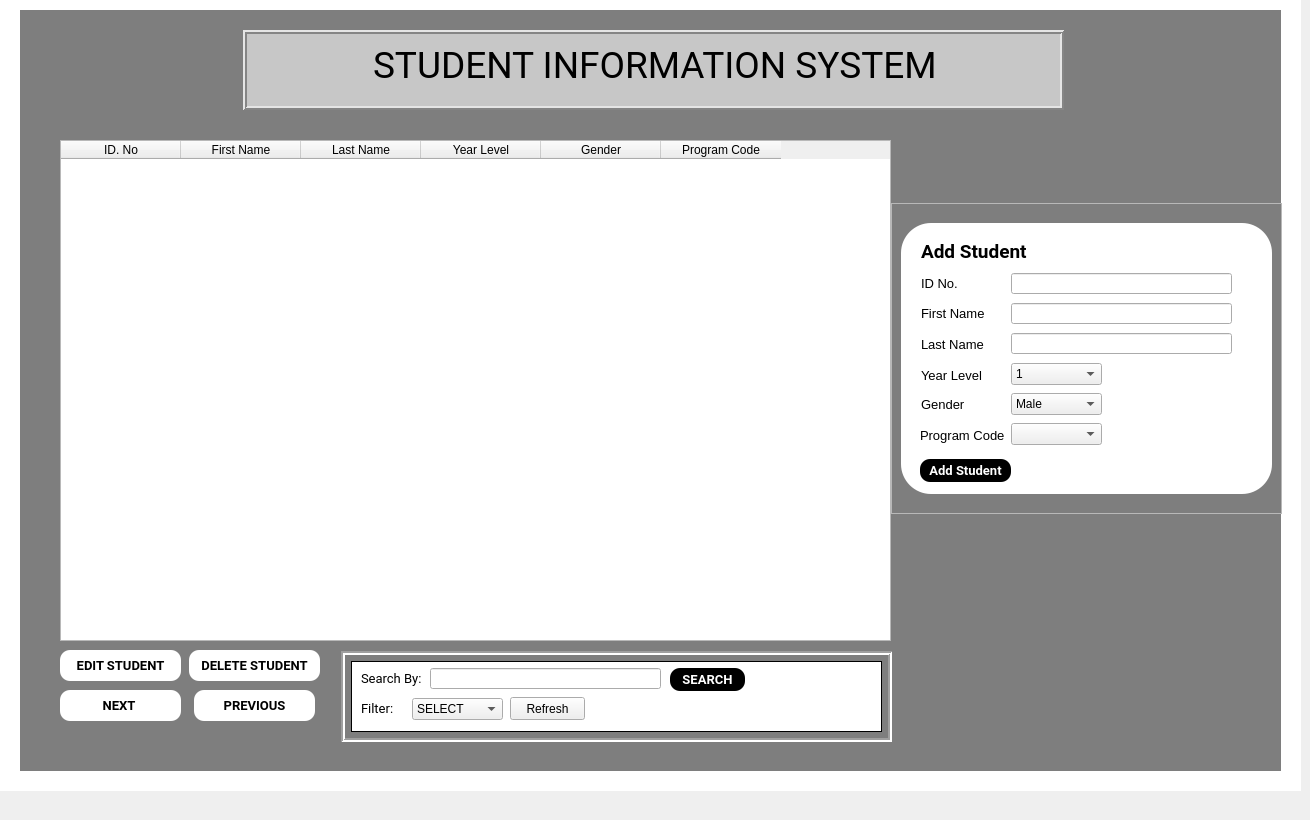
    <widget class="QWidget" name="STUDENT">
     <property name="sizePolicy">
      <sizepolicy hsizetype="Fixed" vsizetype="Expanding">
       <horstretch>0</horstretch>
       <verstretch>0</verstretch>
      </sizepolicy>
     </property>
     <attribute name="title">
      <string>STUDENT</string>
     </attribute>
     <widget class="QLabel" name="Bground">
      <property name="geometry">
       <rect>
        <x>0</x>
        <y>-20</y>
        <width>1301</width>
        <height>811</height>
       </rect>
      </property>
      <property name="sizePolicy">
       <sizepolicy hsizetype="Preferred" vsizetype="Preferred">
        <horstretch>0</horstretch>
        <verstretch>0</verstretch>
       </sizepolicy>
      </property>
      <property name="layoutDirection">
       <enum>Qt::LeftToRight</enum>
      </property>
      <property name="styleSheet">
       <string notr="true">background-color: rgb(255, 255, 255);</string>
      </property>
      <property name="text">
       <string/>
      </property>
     </widget>
     <widget class="QLabel" name="bgroujd2">
      <property name="geometry">
       <rect>
        <x>20</x>
        <y>10</y>
        <width>1261</width>
        <height>761</height>
       </rect>
      </property>
      <property name="sizePolicy">
       <sizepolicy hsizetype="Preferred" vsizetype="Preferred">
        <horstretch>0</horstretch>
        <verstretch>0</verstretch>
       </sizepolicy>
      </property>
      <property name="layoutDirection">
       <enum>Qt::LeftToRight</enum>
      </property>
      <property name="styleSheet">
       <string notr="true">
background-color:rgb(126, 126, 126)</string>
      </property>
      <property name="text">
       <string/>
      </property>
     </widget>
     <widget class="QFrame" name="TITLEFRAME">
      <property name="geometry">
       <rect>
        <x>243</x>
        <y>30</y>
        <width>821</width>
        <height>80</height>
       </rect>
      </property>
      <property name="sizePolicy">
       <sizepolicy hsizetype="Preferred" vsizetype="Preferred">
        <horstretch>0</horstretch>
        <verstretch>0</verstretch>
       </sizepolicy>
      </property>
      <property name="layoutDirection">
       <enum>Qt::LeftToRight</enum>
      </property>
      <property name="styleSheet">
       <string notr="true">background-color: rgb(199, 199, 199)</string>
      </property>
      <property name="frameShape">
       <enum>QFrame::Box</enum>
      </property>
      <property name="frameShadow">
       <enum>QFrame::Raised</enum>
      </property>
      <property name="lineWidth">
       <number>2</number>
      </property>
      <widget class="QLabel" name="TITLE">
       <property name="geometry">
        <rect>
         <x>130</x>
         <y>10</y>
         <width>581</width>
         <height>51</height>
        </rect>
       </property>
       <property name="sizePolicy">
        <sizepolicy hsizetype="Preferred" vsizetype="Preferred">
         <horstretch>0</horstretch>
         <verstretch>0</verstretch>
        </sizepolicy>
       </property>
       <property name="font">
        <font>
         <family>Roboto</family>
         <pointsize>28</pointsize>
        </font>
       </property>
       <property name="layoutDirection">
        <enum>Qt::LeftToRight</enum>
       </property>
       <property name="styleSheet">
        <string notr="true">color:rgb(0, 0, 0)</string>
       </property>
       <property name="text">
        <string>STUDENT INFORMATION SYSTEM</string>
       </property>
      </widget>
     </widget>
     <widget class="QTableWidget" name="StudentTable">
      <property name="geometry">
       <rect>
        <x>60</x>
        <y>140</y>
        <width>831</width>
        <height>501</height>
       </rect>
      </property>
      <property name="sizePolicy">
       <sizepolicy hsizetype="Preferred" vsizetype="Preferred">
        <horstretch>0</horstretch>
        <verstretch>0</verstretch>
       </sizepolicy>
      </property>
      <property name="layoutDirection">
       <enum>Qt::LeftToRight</enum>
      </property>
      <property name="styleSheet">
       <string notr="true"/>
      </property>
      <property name="sortingEnabled">
       <bool>true</bool>
      </property>
      <attribute name="horizontalHeaderDefaultSectionSize">
       <number>120</number>
      </attribute>
      <column>
       <property name="text">
        <string>ID. No</string>
       </property>
      </column>
      <column>
       <property name="text">
        <string>First Name</string>
       </property>
      </column>
      <column>
       <property name="text">
        <string>Last Name</string>
       </property>
      </column>
      <column>
       <property name="text">
        <string>Year Level</string>
       </property>
      </column>
      <column>
       <property name="text">
        <string>Gender</string>
       </property>
      </column>
      <column>
       <property name="text">
        <string>Program Code</string>
       </property>
      </column>
     </widget>
     <widget class="QPushButton" name="EditSt">
      <property name="geometry">
       <rect>
        <x>60</x>
        <y>650</y>
        <width>121</width>
        <height>31</height>
       </rect>
      </property>
      <property name="sizePolicy">
       <sizepolicy hsizetype="Preferred" vsizetype="Preferred">
        <horstretch>0</horstretch>
        <verstretch>0</verstretch>
       </sizepolicy>
      </property>
      <property name="font">
       <font>
        <family>Roboto</family>
        <pointsize>10</pointsize>
        <weight>75</weight>
        <bold>true</bold>
       </font>
      </property>
      <property name="layoutDirection">
       <enum>Qt::LeftToRight</enum>
      </property>
      <property name="styleSheet">
       <string notr="true">background-color:rgb(255, 255, 255);
color: rgb(0, 0, 0);
font-weight: bold;
border-radius: 10px;</string>
      </property>
      <property name="text">
       <string>EDIT STUDENT</string>
      </property>
      <property name="checkable">
       <bool>false</bool>
      </property>
     </widget>
     <widget class="QPushButton" name="DeleteSt">
      <property name="geometry">
       <rect>
        <x>189</x>
        <y>650</y>
        <width>131</width>
        <height>31</height>
       </rect>
      </property>
      <property name="sizePolicy">
       <sizepolicy hsizetype="Preferred" vsizetype="Preferred">
        <horstretch>0</horstretch>
        <verstretch>0</verstretch>
       </sizepolicy>
      </property>
      <property name="font">
       <font>
        <family>Roboto</family>
        <pointsize>10</pointsize>
        <weight>75</weight>
        <bold>true</bold>
       </font>
      </property>
      <property name="layoutDirection">
       <enum>Qt::LeftToRight</enum>
      </property>
      <property name="styleSheet">
       <string notr="true">background-color:rgb(255, 255, 255);
color: rgb(0, 0, 0);
font-weight: bold;
border-radius: 10px;</string>
      </property>
      <property name="text">
       <string>DELETE STUDENT</string>
      </property>
      <property name="checkable">
       <bool>false</bool>
      </property>
     </widget>
     <widget class="QFrame" name="SearchandSort">
      <property name="geometry">
       <rect>
        <x>341</x>
        <y>651</y>
        <width>551</width>
        <height>91</height>
       </rect>
      </property>
      <property name="sizePolicy">
       <sizepolicy hsizetype="Preferred" vsizetype="Preferred">
        <horstretch>0</horstretch>
        <verstretch>0</verstretch>
       </sizepolicy>
      </property>
      <property name="layoutDirection">
       <enum>Qt::LeftToRight</enum>
      </property>
      <property name="frameShape">
       <enum>QFrame::Box</enum>
      </property>
      <property name="frameShadow">
       <enum>QFrame::Sunken</enum>
      </property>
      <property name="lineWidth">
       <number>2</number>
      </property>
      <widget class="QLabel" name="label_5">
       <property name="geometry">
        <rect>
         <x>10</x>
         <y>10</y>
         <width>531</width>
         <height>71</height>
        </rect>
       </property>
       <property name="sizePolicy">
        <sizepolicy hsizetype="Preferred" vsizetype="Preferred">
         <horstretch>0</horstretch>
         <verstretch>0</verstretch>
        </sizepolicy>
       </property>
       <property name="layoutDirection">
        <enum>Qt::LeftToRight</enum>
       </property>
       <property name="styleSheet">
        <string notr="true">background-color: rgb(255, 255, 255);</string>
       </property>
       <property name="frameShape">
        <enum>QFrame::Box</enum>
       </property>
       <property name="text">
        <string/>
       </property>
      </widget>
      <widget class="QLabel" name="Searchby">
       <property name="geometry">
        <rect>
         <x>20</x>
         <y>17</y>
         <width>61</width>
         <height>21</height>
        </rect>
       </property>
       <property name="sizePolicy">
        <sizepolicy hsizetype="Preferred" vsizetype="Preferred">
         <horstretch>0</horstretch>
         <verstretch>0</verstretch>
        </sizepolicy>
       </property>
       <property name="font">
        <font>
         <family>Roboto</family>
         <pointsize>10</pointsize>
        </font>
       </property>
       <property name="layoutDirection">
        <enum>Qt::LeftToRight</enum>
       </property>
       <property name="text">
        <string>Search By:</string>
       </property>
      </widget>
      <widget class="QComboBox" name="Sortbybox">
       <property name="geometry">
        <rect>
         <x>71</x>
         <y>47</y>
         <width>91</width>
         <height>22</height>
        </rect>
       </property>
       <property name="sizePolicy">
        <sizepolicy hsizetype="Preferred" vsizetype="Preferred">
         <horstretch>0</horstretch>
         <verstretch>0</verstretch>
        </sizepolicy>
       </property>
       <property name="layoutDirection">
        <enum>Qt::LeftToRight</enum>
       </property>
       <property name="editable">
        <bool>false</bool>
       </property>
       <item>
        <property name="text">
         <string>SELECT</string>
        </property>
       </item>
       <item>
        <property name="text">
         <string>ID#</string>
        </property>
       </item>
       <item>
        <property name="text">
         <string>FIRST NAME</string>
        </property>
       </item>
       <item>
        <property name="text">
         <string>LAST NAME</string>
        </property>
       </item>
       <item>
        <property name="text">
         <string>YEAR LEVEL</string>
        </property>
       </item>
       <item>
        <property name="text">
         <string>GENDER</string>
        </property>
       </item>
       <item>
        <property name="text">
         <string>PROGRAM CODE</string>
        </property>
       </item>
      </widget>
      <widget class="QLineEdit" name="Searchbybox">
       <property name="geometry">
        <rect>
         <x>89</x>
         <y>17</y>
         <width>231</width>
         <height>21</height>
        </rect>
       </property>
       <property name="sizePolicy">
        <sizepolicy hsizetype="Preferred" vsizetype="Preferred">
         <horstretch>0</horstretch>
         <verstretch>0</verstretch>
        </sizepolicy>
       </property>
       <property name="layoutDirection">
        <enum>Qt::LeftToRight</enum>
       </property>
       <property name="placeholderText">
        <string/>
       </property>
      </widget>
      <widget class="QLabel" name="Sortby">
       <property name="geometry">
        <rect>
         <x>20</x>
         <y>47</y>
         <width>51</width>
         <height>21</height>
        </rect>
       </property>
       <property name="sizePolicy">
        <sizepolicy hsizetype="Preferred" vsizetype="Preferred">
         <horstretch>0</horstretch>
         <verstretch>0</verstretch>
        </sizepolicy>
       </property>
       <property name="font">
        <font>
         <family>Roboto</family>
         <pointsize>10</pointsize>
        </font>
       </property>
       <property name="layoutDirection">
        <enum>Qt::LeftToRight</enum>
       </property>
       <property name="text">
        <string>Filter:</string>
       </property>
      </widget>
      <widget class="QPushButton" name="SEARCHbutton">
       <property name="geometry">
        <rect>
         <x>329</x>
         <y>17</y>
         <width>75</width>
         <height>23</height>
        </rect>
       </property>
       <property name="sizePolicy">
        <sizepolicy hsizetype="Preferred" vsizetype="Preferred">
         <horstretch>0</horstretch>
         <verstretch>0</verstretch>
        </sizepolicy>
       </property>
       <property name="font">
        <font>
         <family>Roboto</family>
         <pointsize>10</pointsize>
         <weight>75</weight>
         <bold>true</bold>
        </font>
       </property>
       <property name="layoutDirection">
        <enum>Qt::LeftToRight</enum>
       </property>
       <property name="styleSheet">
        <string notr="true">background-color:rgb(0, 0, 0);
color: rgb(255, 255, 255);
font-weight: bold;
border-radius: 10px;</string>
       </property>
       <property name="text">
        <string>SEARCH</string>
       </property>
      </widget>
      <widget class="QPushButton" name="SREFRESH">
       <property name="geometry">
        <rect>
         <x>169</x>
         <y>46</y>
         <width>75</width>
         <height>23</height>
        </rect>
       </property>
       <property name="text">
        <string>Refresh</string>
       </property>
      </widget>
     </widget>
     <widget class="QFrame" name="AddStudent">
      <property name="geometry">
       <rect>
        <x>891</x>
        <y>203</y>
        <width>391</width>
        <height>311</height>
       </rect>
      </property>
      <property name="sizePolicy">
       <sizepolicy hsizetype="Preferred" vsizetype="Preferred">
        <horstretch>0</horstretch>
        <verstretch>0</verstretch>
       </sizepolicy>
      </property>
      <property name="layoutDirection">
       <enum>Qt::LeftToRight</enum>
      </property>
      <property name="frameShape">
       <enum>QFrame::StyledPanel</enum>
      </property>
      <property name="frameShadow">
       <enum>QFrame::Raised</enum>
      </property>
      <widget class="QLabel" name="BOXADD_2">
       <property name="geometry">
        <rect>
         <x>10</x>
         <y>20</y>
         <width>371</width>
         <height>271</height>
        </rect>
       </property>
       <property name="sizePolicy">
        <sizepolicy hsizetype="Preferred" vsizetype="Preferred">
         <horstretch>0</horstretch>
         <verstretch>0</verstretch>
        </sizepolicy>
       </property>
       <property name="layoutDirection">
        <enum>Qt::LeftToRight</enum>
       </property>
       <property name="styleSheet">
        <string notr="true">background-color: rgb(255, 255, 255);
border-radius: 30px;
</string>
       </property>
       <property name="text">
        <string/>
       </property>
      </widget>
      <widget class="QLabel" name="ADDSTUDENT_3">
       <property name="geometry">
        <rect>
         <x>30</x>
         <y>40</y>
         <width>121</width>
         <height>16</height>
        </rect>
       </property>
       <property name="sizePolicy">
        <sizepolicy hsizetype="Preferred" vsizetype="Preferred">
         <horstretch>0</horstretch>
         <verstretch>0</verstretch>
        </sizepolicy>
       </property>
       <property name="font">
        <font>
         <family>Roboto</family>
         <pointsize>14</pointsize>
         <weight>75</weight>
         <bold>true</bold>
        </font>
       </property>
       <property name="layoutDirection">
        <enum>Qt::LeftToRight</enum>
       </property>
       <property name="styleSheet">
        <string notr="true">font-weight: bold;
</string>
       </property>
       <property name="text">
        <string>Add Student</string>
       </property>
      </widget>
      <widget class="QLabel" name="IDno">
       <property name="geometry">
        <rect>
         <x>30</x>
         <y>74</y>
         <width>47</width>
         <height>13</height>
        </rect>
       </property>
       <property name="sizePolicy">
        <sizepolicy hsizetype="Preferred" vsizetype="Preferred">
         <horstretch>0</horstretch>
         <verstretch>0</verstretch>
        </sizepolicy>
       </property>
       <property name="font">
        <font>
         <pointsize>10</pointsize>
        </font>
       </property>
       <property name="layoutDirection">
        <enum>Qt::LeftToRight</enum>
       </property>
       <property name="text">
        <string>ID No.</string>
       </property>
      </widget>
      <widget class="QLabel" name="FirstN">
       <property name="geometry">
        <rect>
         <x>30</x>
         <y>102</y>
         <width>71</width>
         <height>16</height>
        </rect>
       </property>
       <property name="sizePolicy">
        <sizepolicy hsizetype="Preferred" vsizetype="Preferred">
         <horstretch>0</horstretch>
         <verstretch>0</verstretch>
        </sizepolicy>
       </property>
       <property name="font">
        <font>
         <pointsize>10</pointsize>
        </font>
       </property>
       <property name="layoutDirection">
        <enum>Qt::LeftToRight</enum>
       </property>
       <property name="text">
        <string>First Name</string>
       </property>
      </widget>
      <widget class="QLabel" name="LastN">
       <property name="geometry">
        <rect>
         <x>30</x>
         <y>133</y>
         <width>71</width>
         <height>16</height>
        </rect>
       </property>
       <property name="sizePolicy">
        <sizepolicy hsizetype="Preferred" vsizetype="Preferred">
         <horstretch>0</horstretch>
         <verstretch>0</verstretch>
        </sizepolicy>
       </property>
       <property name="font">
        <font>
         <pointsize>10</pointsize>
        </font>
       </property>
       <property name="layoutDirection">
        <enum>Qt::LeftToRight</enum>
       </property>
       <property name="text">
        <string>Last Name</string>
       </property>
      </widget>
      <widget class="QLabel" name="gender">
       <property name="geometry">
        <rect>
         <x>30</x>
         <y>195</y>
         <width>47</width>
         <height>13</height>
        </rect>
       </property>
       <property name="sizePolicy">
        <sizepolicy hsizetype="Preferred" vsizetype="Preferred">
         <horstretch>0</horstretch>
         <verstretch>0</verstretch>
        </sizepolicy>
       </property>
       <property name="font">
        <font>
         <pointsize>10</pointsize>
        </font>
       </property>
       <property name="layoutDirection">
        <enum>Qt::LeftToRight</enum>
       </property>
       <property name="text">
        <string>Gender</string>
       </property>
      </widget>
      <widget class="QLabel" name="Yrlvl">
       <property name="geometry">
        <rect>
         <x>30</x>
         <y>164</y>
         <width>71</width>
         <height>16</height>
        </rect>
       </property>
       <property name="sizePolicy">
        <sizepolicy hsizetype="Preferred" vsizetype="Preferred">
         <horstretch>0</horstretch>
         <verstretch>0</verstretch>
        </sizepolicy>
       </property>
       <property name="font">
        <font>
         <pointsize>10</pointsize>
        </font>
       </property>
       <property name="layoutDirection">
        <enum>Qt::LeftToRight</enum>
       </property>
       <property name="text">
        <string>Year Level</string>
       </property>
      </widget>
      <widget class="QLabel" name="StProgCode">
       <property name="geometry">
        <rect>
         <x>29</x>
         <y>224</y>
         <width>91</width>
         <height>16</height>
        </rect>
       </property>
       <property name="sizePolicy">
        <sizepolicy hsizetype="Preferred" vsizetype="Preferred">
         <horstretch>0</horstretch>
         <verstretch>0</verstretch>
        </sizepolicy>
       </property>
       <property name="font">
        <font>
         <pointsize>10</pointsize>
        </font>
       </property>
       <property name="layoutDirection">
        <enum>Qt::LeftToRight</enum>
       </property>
       <property name="text">
        <string>Program Code</string>
       </property>
      </widget>
      <widget class="QLineEdit" name="IDnoBox">
       <property name="geometry">
        <rect>
         <x>120</x>
         <y>70</y>
         <width>221</width>
         <height>21</height>
        </rect>
       </property>
       <property name="sizePolicy">
        <sizepolicy hsizetype="Preferred" vsizetype="Preferred">
         <horstretch>0</horstretch>
         <verstretch>0</verstretch>
        </sizepolicy>
       </property>
       <property name="layoutDirection">
        <enum>Qt::LeftToRight</enum>
       </property>
       <property name="text">
        <string/>
       </property>
      </widget>
      <widget class="QLineEdit" name="FristNbox">
       <property name="geometry">
        <rect>
         <x>120</x>
         <y>100</y>
         <width>221</width>
         <height>21</height>
        </rect>
       </property>
       <property name="sizePolicy">
        <sizepolicy hsizetype="Preferred" vsizetype="Preferred">
         <horstretch>0</horstretch>
         <verstretch>0</verstretch>
        </sizepolicy>
       </property>
       <property name="layoutDirection">
        <enum>Qt::LeftToRight</enum>
       </property>
      </widget>
      <widget class="QLineEdit" name="LastNbox">
       <property name="geometry">
        <rect>
         <x>120</x>
         <y>130</y>
         <width>221</width>
         <height>21</height>
        </rect>
       </property>
       <property name="sizePolicy">
        <sizepolicy hsizetype="Preferred" vsizetype="Preferred">
         <horstretch>0</horstretch>
         <verstretch>0</verstretch>
        </sizepolicy>
       </property>
       <property name="layoutDirection">
        <enum>Qt::LeftToRight</enum>
       </property>
      </widget>
      <widget class="QComboBox" name="Yrlvlbox">
       <property name="geometry">
        <rect>
         <x>120</x>
         <y>160</y>
         <width>91</width>
         <height>22</height>
        </rect>
       </property>
       <property name="sizePolicy">
        <sizepolicy hsizetype="Preferred" vsizetype="Preferred">
         <horstretch>0</horstretch>
         <verstretch>0</verstretch>
        </sizepolicy>
       </property>
       <property name="layoutDirection">
        <enum>Qt::LeftToRight</enum>
       </property>
       <item>
        <property name="text">
         <string>1</string>
        </property>
       </item>
       <item>
        <property name="text">
         <string>2</string>
        </property>
       </item>
       <item>
        <property name="text">
         <string>3</string>
        </property>
       </item>
       <item>
        <property name="text">
         <string>4</string>
        </property>
       </item>
      </widget>
      <widget class="QComboBox" name="genderbox">
       <property name="geometry">
        <rect>
         <x>120</x>
         <y>190</y>
         <width>91</width>
         <height>22</height>
        </rect>
       </property>
       <property name="sizePolicy">
        <sizepolicy hsizetype="Preferred" vsizetype="Preferred">
         <horstretch>0</horstretch>
         <verstretch>0</verstretch>
        </sizepolicy>
       </property>
       <property name="layoutDirection">
        <enum>Qt::LeftToRight</enum>
       </property>
       <item>
        <property name="text">
         <string>Male</string>
        </property>
       </item>
       <item>
        <property name="text">
         <string>Female</string>
        </property>
       </item>
      </widget>
      <widget class="QPushButton" name="AddSt">
       <property name="geometry">
        <rect>
         <x>29</x>
         <y>256</y>
         <width>91</width>
         <height>23</height>
        </rect>
       </property>
       <property name="sizePolicy">
        <sizepolicy hsizetype="Preferred" vsizetype="Preferred">
         <horstretch>0</horstretch>
         <verstretch>0</verstretch>
        </sizepolicy>
       </property>
       <property name="font">
        <font>
         <family>Roboto</family>
         <pointsize>10</pointsize>
         <weight>75</weight>
         <bold>true</bold>
        </font>
       </property>
       <property name="layoutDirection">
        <enum>Qt::LeftToRight</enum>
       </property>
       <property name="styleSheet">
        <string notr="true">background-color:rgb(0,0,0);
color: rgb(255, 255, 255);
font-weight: bold;
border-radius: 10px;</string>
       </property>
       <property name="text">
        <string>Add Student</string>
       </property>
      </widget>
      <widget class="QComboBox" name="prcComboBox">
       <property name="geometry">
        <rect>
         <x>120</x>
         <y>220</y>
         <width>91</width>
         <height>22</height>
        </rect>
       </property>
       <property name="sizePolicy">
        <sizepolicy hsizetype="Preferred" vsizetype="Preferred">
         <horstretch>0</horstretch>
         <verstretch>0</verstretch>
        </sizepolicy>
       </property>
       <property name="layoutDirection">
        <enum>Qt::LeftToRight</enum>
       </property>
      </widget>
     </widget>
     <widget class="QPushButton" name="NextStudentButton">
      <property name="geometry">
       <rect>
        <x>60</x>
        <y>690</y>
        <width>121</width>
        <height>31</height>
       </rect>
      </property>
      <property name="sizePolicy">
       <sizepolicy hsizetype="Preferred" vsizetype="Preferred">
        <horstretch>0</horstretch>
        <verstretch>0</verstretch>
       </sizepolicy>
      </property>
      <property name="font">
       <font>
        <family>Roboto</family>
        <pointsize>10</pointsize>
        <weight>75</weight>
        <bold>true</bold>
       </font>
      </property>
      <property name="layoutDirection">
       <enum>Qt::LeftToRight</enum>
      </property>
      <property name="styleSheet">
       <string notr="true">background-color:rgb(255, 255, 255);
color: rgb(0, 0, 0);
font-weight: bold;
border-radius: 10px;</string>
      </property>
      <property name="text">
       <string>NEXT </string>
      </property>
      <property name="checkable">
       <bool>false</bool>
      </property>
     </widget>
     <widget class="QPushButton" name="PrevStudentButton">
      <property name="geometry">
       <rect>
        <x>194</x>
        <y>690</y>
        <width>121</width>
        <height>31</height>
       </rect>
      </property>
      <property name="sizePolicy">
       <sizepolicy hsizetype="Preferred" vsizetype="Preferred">
        <horstretch>0</horstretch>
        <verstretch>0</verstretch>
       </sizepolicy>
      </property>
      <property name="font">
       <font>
        <family>Roboto</family>
        <pointsize>10</pointsize>
        <weight>75</weight>
        <bold>true</bold>
       </font>
      </property>
      <property name="layoutDirection">
       <enum>Qt::LeftToRight</enum>
      </property>
      <property name="styleSheet">
       <string notr="true">background-color:rgb(255, 255, 255);
color: rgb(0, 0, 0);
font-weight: bold;
border-radius: 10px;</string>
      </property>
      <property name="text">
       <string>PREVIOUS</string>
      </property>
      <property name="checkable">
       <bool>false</bool>
      </property>
     </widget>
    </widget>
